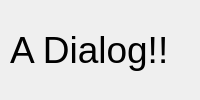
<?xml version="1.0" encoding="UTF-8"?>
<ui version="4.0">
 <class>Dialog</class>
 <widget class="QDialog" name="Dialog">
  <property name="geometry">
   <rect>
    <x>0</x>
    <y>0</y>
    <width>200</width>
    <height>100</height>
   </rect>
  </property>
  <property name="windowTitle">
   <string>Dialog</string>
  </property>
  <widget class="QLabel" name="label">
   <property name="geometry">
    <rect>
     <x>10</x>
     <y>10</y>
     <width>180</width>
     <height>80</height>
    </rect>
   </property>
   <property name="font">
    <font>
     <pointsize>28</pointsize>
    </font>
   </property>
   <property name="text">
    <string>A Dialog!!</string>
   </property>
  </widget>
 </widget>
 <resources/>
 <connections/>
</ui>
